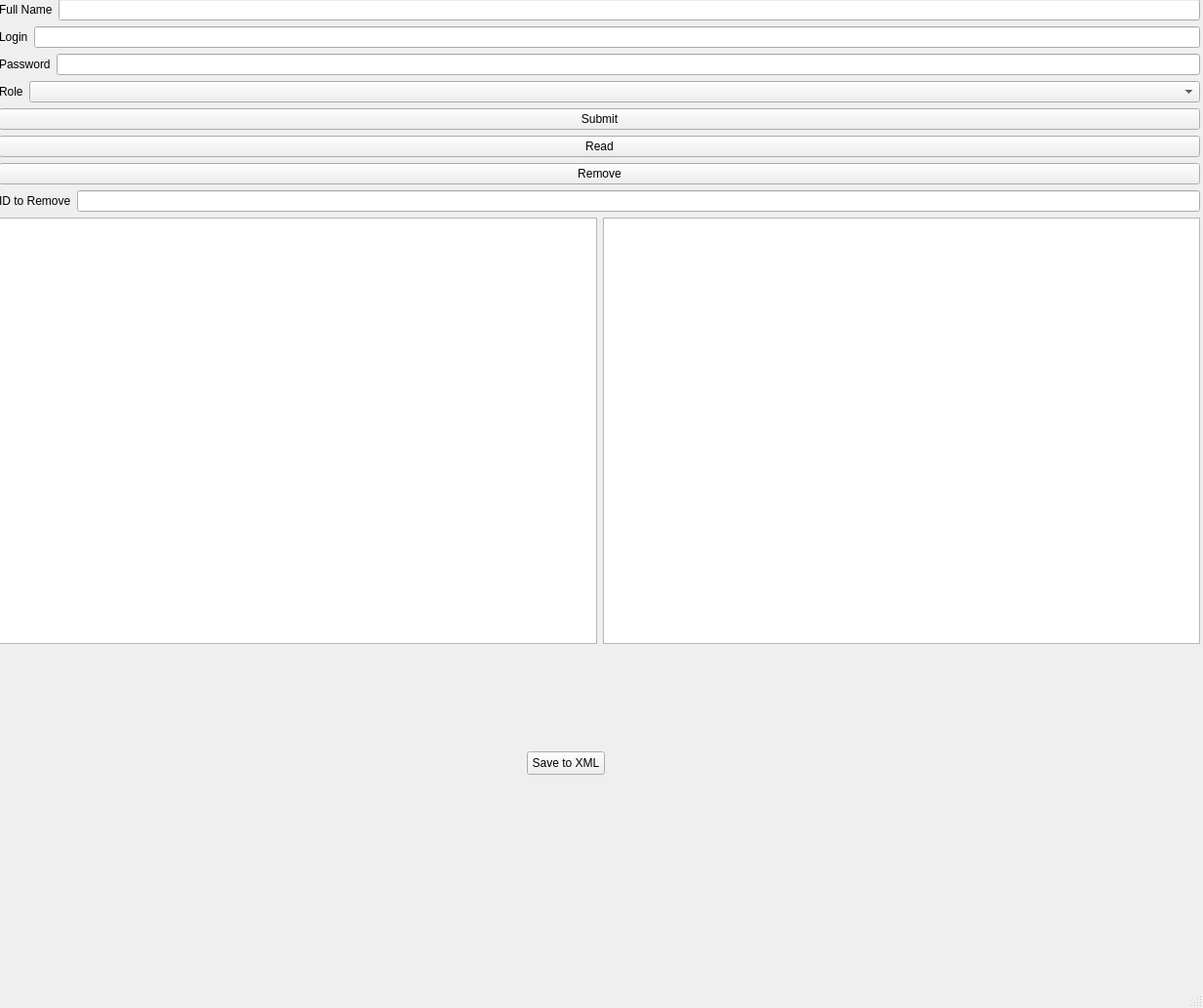
<?xml version="1.0" encoding="UTF-8"?>
<ui version="4.0">
 <class>AdminPanel</class>
 <widget class="QMainWindow" name="AdminPanel">
  <property name="geometry">
   <rect>
    <x>0</x>
    <y>0</y>
    <width>1233</width>
    <height>1033</height>
   </rect>
  </property>
  <property name="windowTitle">
   <string>MainWindow</string>
  </property>
  <widget class="QWidget" name="centralwidget">
   <widget class="QWidget" name="gridLayoutWidget">
    <property name="geometry">
     <rect>
      <x>-1</x>
      <y>-1</y>
      <width>1231</width>
      <height>661</height>
     </rect>
    </property>
    <layout class="QGridLayout" name="gridLayout">
     <item row="1" column="0">
      <layout class="QHBoxLayout" name="horizontalLayout_6">
       <item>
        <widget class="QLabel" name="label_5">
         <property name="text">
          <string>Login</string>
         </property>
        </widget>
       </item>
       <item>
        <widget class="QLineEdit" name="login"/>
       </item>
      </layout>
     </item>
     <item row="5" column="0">
      <widget class="QPushButton" name="read">
       <property name="text">
        <string>Read</string>
       </property>
      </widget>
     </item>
     <item row="0" column="0">
      <layout class="QHBoxLayout" name="horizontalLayout_2">
       <item>
        <widget class="QLabel" name="label">
         <property name="text">
          <string>Full Name</string>
         </property>
        </widget>
       </item>
       <item>
        <widget class="QLineEdit" name="name"/>
       </item>
      </layout>
     </item>
     <item row="3" column="0">
      <layout class="QHBoxLayout" name="horizontalLayout_8">
       <item>
        <widget class="QLabel" name="label_7">
         <property name="sizePolicy">
          <sizepolicy hsizetype="Fixed" vsizetype="Preferred">
           <horstretch>0</horstretch>
           <verstretch>0</verstretch>
          </sizepolicy>
         </property>
         <property name="text">
          <string>Role</string>
         </property>
        </widget>
       </item>
       <item>
        <widget class="QComboBox" name="roles"/>
       </item>
      </layout>
     </item>
     <item row="4" column="0">
      <widget class="QPushButton" name="submitB">
       <property name="text">
        <string>Submit</string>
       </property>
      </widget>
     </item>
     <item row="8" column="0">
      <layout class="QHBoxLayout" name="horizontalLayout">
       <item>
        <widget class="QListView" name="sh_fullname"/>
       </item>
       <item>
        <widget class="QListView" name="sh_login"/>
       </item>
      </layout>
     </item>
     <item row="2" column="0">
      <layout class="QHBoxLayout" name="horizontalLayout_7">
       <item>
        <widget class="QLabel" name="label_6">
         <property name="text">
          <string>Password</string>
         </property>
        </widget>
       </item>
       <item>
        <widget class="QLineEdit" name="pass"/>
       </item>
      </layout>
     </item>
     <item row="6" column="0">
      <widget class="QPushButton" name="remove">
       <property name="text">
        <string>Remove</string>
       </property>
      </widget>
     </item>
     <item row="7" column="0">
      <layout class="QHBoxLayout" name="horizontalLayout_9">
       <item>
        <widget class="QLabel" name="label_8">
         <property name="text">
          <string>ID to Remove</string>
         </property>
        </widget>
       </item>
       <item>
        <widget class="QLineEdit" name="idtorem"/>
       </item>
      </layout>
     </item>
    </layout>
   </widget>
   <widget class="QPushButton" name="back">
    <property name="geometry">
     <rect>
      <x>540</x>
      <y>770</y>
      <width>80</width>
      <height>24</height>
     </rect>
    </property>
    <property name="text">
     <string>Save to XML</string>
    </property>
   </widget>
  </widget>
  <widget class="QMenuBar" name="menubar">
   <property name="geometry">
    <rect>
     <x>0</x>
     <y>0</y>
     <width>1233</width>
     <height>21</height>
    </rect>
   </property>
  </widget>
  <widget class="QStatusBar" name="statusbar"/>
 </widget>
 <resources/>
 <connections/>
</ui>
